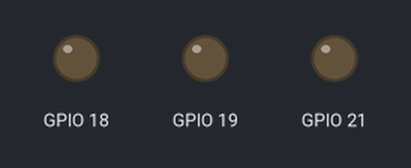
The sketch below on a simulated ESP32. Parts: output pins drawn as LEDs (lit = HIGH).

Above: at 0.1 s.
At 3.1 s:
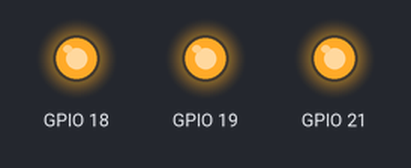
At 6.15 s:
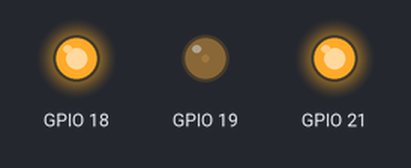
At 14.25 s:
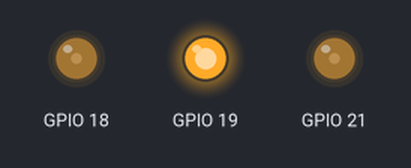
At 22.37 s:
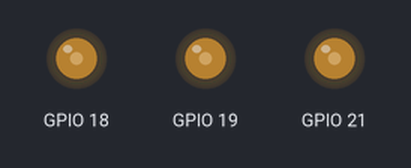
At 38.59 s:
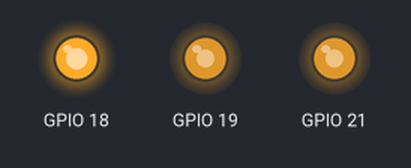
Timing chart, 0 to 40.0 s (numbered marks = the images above):
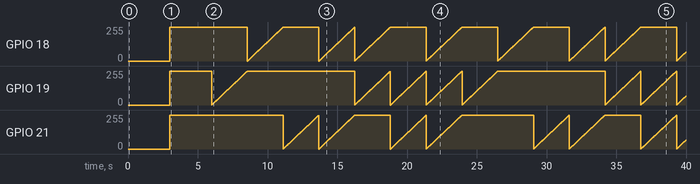

The sketch:

rgbColour.ino
```cpp
/*
  This code creates different colours on RGB Led of anode type connected to Pin 19,18,21.
*/
void setup() {
  // put your setup code here, to run once:
  ledcSetup(0, 5000, 8); //red
  ledcSetup(1, 5000, 8); //blue
  ledcSetup(2, 5000, 8); //green
  ledcAttachPin(19, 0);
  ledcAttachPin(18, 1);
  ledcAttachPin(21, 2);
  // Set all to High. That is RGB Led is white.
  ledcWrite(0, 0);
  ledcWrite(1, 0);
  ledcWrite(2, 0);
  delay(3000);
  // Set all to Low. That is RGB Led is off.
  ledcWrite(0, 255);
  ledcWrite(1, 255);
  ledcWrite(2, 255);
  delay(3000);
}
int i;
void loop() {
  //Red Dimming
  i = 0;
  while (i < 256) {
    ledcWrite(0, i);
    i = i + 1;
    delay(10);
  }
  //blue Dimming
  i = 0;
  while (i < 256) {
    ledcWrite(1, i);
    i = i + 1;
    delay(10);
  }
  //green Dimming
  i = 0;
  while (i < 256) {
    ledcWrite(2, i);
    i = i + 1;
    delay(10);
  }
  //Green and blue Dimming
  i = 0;
  while (i < 256) {
    ledcWrite(2, i);
    ledcWrite(1, i);
    i = i + 1;
    delay(10);
  }
  //Red and blue Dimming
  i = 0;
  while (i < 256) {
    ledcWrite(0, i);
    ledcWrite(1, i);
    i = i + 1;
    delay(10);
  }
  //Red and Green Dimming
  i = 0;
  while (i < 256) {
    ledcWrite(0, i);
    ledcWrite(2, i);
    i = i + 1;
    delay(10);
  }
  //White Dimming
  i = 0;
  while (i < 256) {
    ledcWrite(0, i);
    ledcWrite(1, i);
    ledcWrite(2, i);
    i = i + 1;
    delay(10);
  }
}
```
